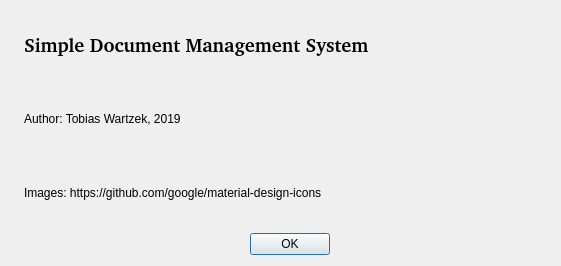
<?xml version="1.0" encoding="UTF-8"?>
<ui version="4.0">
 <class>Dialog</class>
 <widget class="QDialog" name="Dialog">
  <property name="geometry">
   <rect>
    <x>0</x>
    <y>0</y>
    <width>561</width>
    <height>266</height>
   </rect>
  </property>
  <property name="windowTitle">
   <string>About this Program</string>
  </property>
  <property name="windowIcon">
   <iconset resource="main_simpledms.qrc">
    <normaloff>:/icons/icons/outline_info_white_18dp.png</normaloff>:/icons/icons/outline_info_white_18dp.png</iconset>
  </property>
  <layout class="QGridLayout" name="gridLayout">
   <item row="6" column="3">
    <widget class="QDialogButtonBox" name="buttonBox">
     <property name="orientation">
      <enum>Qt::Horizontal</enum>
     </property>
     <property name="standardButtons">
      <set>QDialogButtonBox::Ok</set>
     </property>
     <property name="centerButtons">
      <bool>true</bool>
     </property>
    </widget>
   </item>
   <item row="0" column="1">
    <widget class="QLabel" name="label_4">
     <property name="locale">
      <locale language="English" country="Germany"/>
     </property>
     <property name="text">
      <string/>
     </property>
     <property name="pixmap">
      <pixmap resource="main_simpledms.qrc">:/icons/icons/outline_info_white_18dp.png</pixmap>
     </property>
    </widget>
   </item>
   <item row="2" column="2" colspan="2">
    <widget class="QLabel" name="label">
     <property name="text">
      <string>Images: https://github.com/google/material-design-icons</string>
     </property>
     <property name="wordWrap">
      <bool>true</bool>
     </property>
    </widget>
   </item>
   <item row="0" column="2" colspan="2">
    <widget class="QLabel" name="label_3">
     <property name="font">
      <font>
       <family>Bitstream Charter</family>
       <pointsize>14</pointsize>
       <weight>75</weight>
       <bold>true</bold>
      </font>
     </property>
     <property name="text">
      <string>Simple Document Management System</string>
     </property>
    </widget>
   </item>
   <item row="1" column="2" colspan="2">
    <widget class="QLabel" name="label_2">
     <property name="text">
      <string>Author: Tobias Wartzek, 2019</string>
     </property>
    </widget>
   </item>
  </layout>
 </widget>
 <resources>
  <include location="main_simpledms.qrc"/>
  <include location="main_simpledms.qrc"/>
 </resources>
 <connections>
  <connection>
   <sender>buttonBox</sender>
   <signal>clicked(QAbstractButton*)</signal>
   <receiver>Dialog</receiver>
   <slot>close()</slot>
   <hints>
    <hint type="sourcelabel">
     <x>248</x>
     <y>254</y>
    </hint>
    <hint type="destinationlabel">
     <x>157</x>
     <y>274</y>
    </hint>
   </hints>
  </connection>
 </connections>
</ui>
